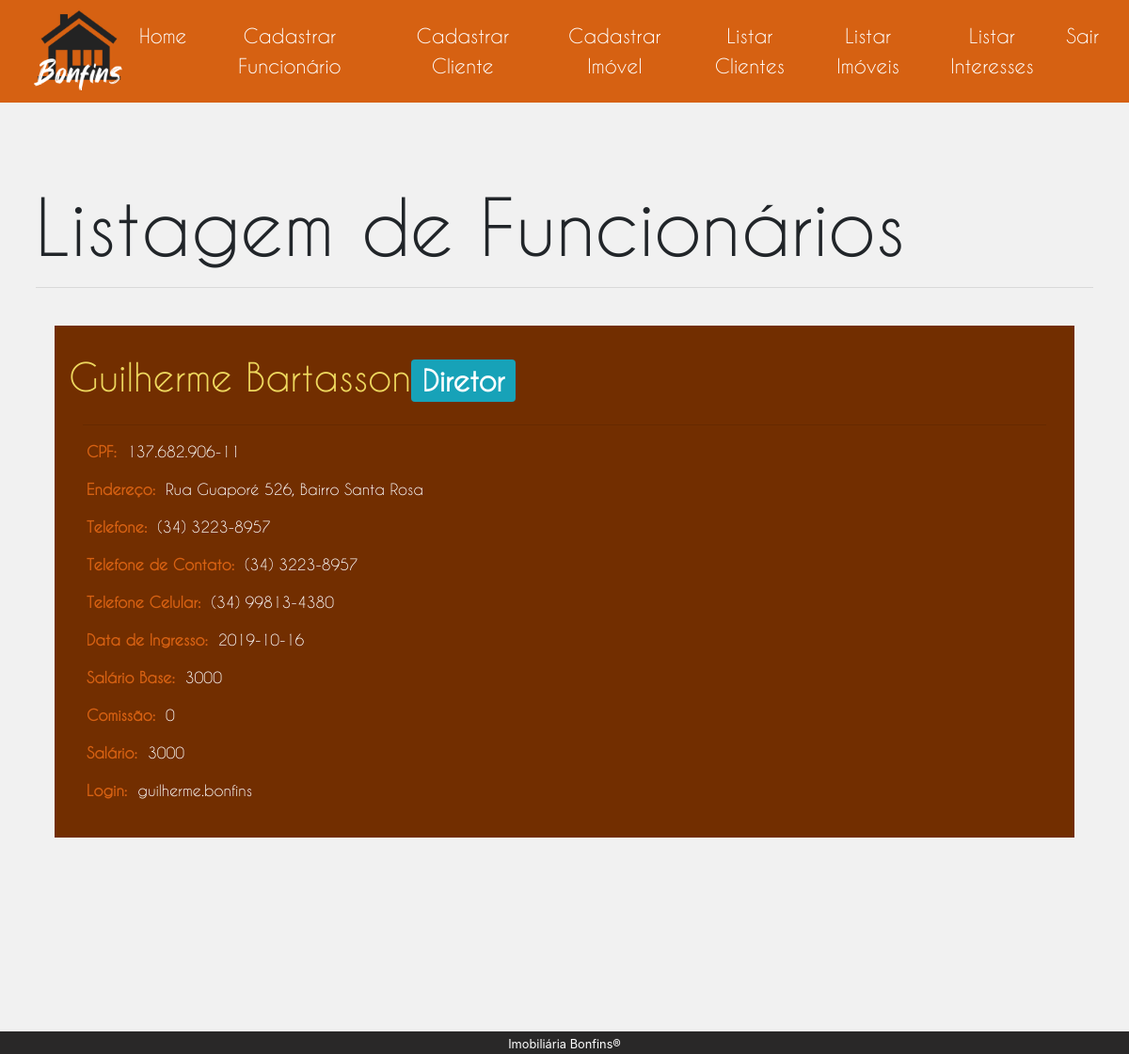
The app's page /administrativo/listagemFuncionario.php with its own data.
### tables this page shows
CREATE TABLE `funcionario` (
  `ID` int(4) UNSIGNED NOT NULL,
  `Nome` varchar(60) NOT NULL,
  `Telefone` varchar(20) NOT NULL,
  `Cpf` varchar(14) NOT NULL,
  `Endereco` varchar(150) NOT NULL,
  `TelefoneContato` varchar(20) NOT NULL,
  `TelefoneCelular` varchar(20) NOT NULL,
  `DataIngresso` date NOT NULL,
  `Cargo` int(4) UNSIGNED NOT NULL,
  `Comissao` float UNSIGNED NOT NULL,
  `Login` varchar(60) NOT NULL,
  `Senha` varchar(60) NOT NULL,
  `Salt` varchar(22) NOT NULL
);

CREATE TABLE `cargo` (
  `ID` int(4) UNSIGNED NOT NULL,
  `Nome` varchar(50) NOT NULL,
  `SalarioBase` float UNSIGNED NOT NULL
);

### php/funcionario.php (called while the page is built, shortened)
<?php
    function getfuncionarios($conn) {
        $array_funcionarios = null;
        $sql = "SELECT
                    f.Nome,
                    c.Nome as Cargo,
                    f.Cpf,
                    f.Endereco,
                    f.Telefone,
                    f.TelefoneContato,
                    f.TelefoneCelular,
                    f.DataIngresso,
                    c.SalarioBase,
                    f.Comissao,
                    f.Login
                FROM
                    funcionario as f,
                    cargo as c
                WHERE
                    f.Cargo = c.ID";
        $result = $conn->query($sql);
        if ($result->num_rows > 0) {
            while ($row = $result->fetch_assoc()) {
                $funcionario = new Funcionario();
                $funcionario->nome            = $row["Nome"];
                $funcionario->cargo           = $row["Cargo"];
                $funcionario->cpf             = $row["Cpf"];
                $funcionario->endereco        = $row["Endereco"];
                $funcionario->telefone        = $row["Telefone"];
                $funcionario->telefoneContato = $row["TelefoneContato"];
                $funcionario->telefoneCelular = $row["TelefoneCelular"];
                $funcionario->dataIngresso    = $row["DataIngresso"];
                $funcionario->salarioBase     = $row["SalarioBase"];
                $funcionario->comissao        = $row["Comissao"];
                $funcionario->salario         = $row["SalarioBase"] + $row["Comissao"];
                $funcionario->login           = $row["Login"];
                $array_funcionarios[] = $funcionario;
            }
        }
        return $array_funcionarios;
    }
?>

### administrativo/listagemFuncionario.php (the view, shortened to what this page needs)
<!DOCTYPE html>
<html lang="pt-br">
    <head>
        <link rel="stylesheet" href="../css/bootstrap.css">
        <link rel="stylesheet" href="css/administrativo.css">
        <link rel="stylesheet" href="css/listagem.css">
    </head>
    <body>
        <section>
            <div class="col-sm-12">
                <div class="row">
                    <div class="col-sm-12 p-0">
                        <nav class="navbar navbar-expand-lg navbar-light sticky-top pt-0">
                            <a class="navbar-brand pt-0" href="../homePublica.html">
                                <img class="logo-bonfins" src="../assets/images/logo-bonfins3.png">
                            </a>
                            <div class="collapse navbar-collapse" id="navbarSupportedContent">
                                <ul class="navbar-nav ml-auto">
                                    <li class="mt-2 mr-3"><a href="homeRestrita.html">Home</a></li>
                                    <li class="mt-2 mr-3"><a href="cadastroFuncionario.php">Cadastrar Funcionário</a></li>
                                    <li class="mt-2 mr-3"><a href="cadastroCliente.html">Cadastrar Cliente</a></li>
                                    <li class="mt-2 mr-3"><a href="cadastroImovel.html">Cadastrar Imóvel</li>
                                    <li class="mt-2 mr-3"><a href="listagemCliente.php">Listar Clientes</a></li>
                                    <li class="mt-2 mr-3"><a href="listagemImovel.html">Listar Imóveis</a></li>
                                    <li class="mt-2 mr-3"><a href="listagemInteresse.html">Listar Interesses</a></li>
                                    <li class="mt-2 mr-3"><a href="../homePublica.html">Sair</a></li>
                                </ul>
                            </div>
                        </nav>
                    </div>
                </div>
                <div class="row">
                    <div class="col-sm-12 px-0">
                        <div id="listagemContainer" class="px-0">
                            <div class="container px-0">
                                <div class="jumbotron px-2">
                                    <h1 class="display-4">Listagem de Funcionários</h1>
                                    <hr class="my-3">
                                    <div id="admContainer">
                                        <?php
                                            require "../php/conexaoMysql.php";
                                            require "../php/funcionario.php";
                                            $arrayFuncionarios = null;
                                            try {
                                                $arrayFuncionarios = getFuncionarios($conn);
                                            } catch (Exception $e) {
                                                $msgErro = $e->getMessage();
                                                echo $msgErro;
                                            }
                                            if ($arrayFuncionarios != null) {
                                                foreach ($arrayFuncionarios as $funcionario) {
                                                    echo "
                                                        <div class='row pt-4'>
                                                            <div class='container'>
                                                                <div class='col-sm-12 admBox'>
                                                                    <div class='row'>
                                                                        <h1>$funcionario->nome<span class='badge badge-info'>$funcionario->cargo</span></h1>
                                                                    </div>
                                                                    <hr>
                                                                    <div class='row mt-2 ml-1'>
                                                                        <label for='cpf'><strong>CPF:&nbsp&nbsp</strong></label>
                                                                        <span name='cpf'>$funcionario->cpf</span>
                                                                    </div>
                                                                    <div class='row mt-2 ml-1'>
                                                                        <label for='endereco'><strong>Endereço:&nbsp&nbsp</strong></label>
                                                                        <span name='endereco'>$funcionario->endereco</span>
                                                                    </div>
                                                                    <div class='row mt-2 ml-1'>
                                                                        <label for='telefone'><strong>Telefone:&nbsp&nbsp</strong></label>
                                                                        <span name='telefone'>$funcionario->telefone</span>
                                                                    </div>
                                                                    <div class='row mt-2 ml-1'>
                                                                        <label for='telefoneContato'><strong>Telefone de Contato:&nbsp&nbsp</strong></label>
                                                                        <span name='telefoneContato'>$funcionario->telefoneContato</span>
                                                                    </div>
                                                                    <div class='row mt-2 ml-1'>
                                                                        <label for='telefoneCelular'><strong>Telefone Celular:&nbsp&nbsp</strong></label>
                                                                        <span name='telefoneCelular'>$funcionario->telefoneCelular</span>
                                                                    </div>
                                                                    <div class='row mt-2 ml-1'>
                                                                        <label for='dataIngresso'><strong>Data de Ingresso:&nbsp&nbsp</strong></label>
                                                                        <span name='telefone'>$funcionario->dataIngresso</span>
                                                                    </div>
                                                                    <div class='row mt-2 ml-1'>
                                                                        <label for='salarioBase'><strong>Salário Base:&nbsp&nbsp</strong></label>
                                                                        <span name='salarioBase'>$funcionario->salarioBase</span>
                                                                    </div>
                                                                    <div class='row mt-2 ml-1'>
                                                                        <label for='comissao'><strong>Comissão:&nbsp&nbsp</strong></label>
                                                                        <span name='comissao'>$funcionario->comissao</span>
                                                                    </div>
                                                                    <div class='row mt-2 ml-1'>
                                                                        <label for='salario'><strong>Salário:&nbsp&nbsp</strong></label>
                                                                        <span name='salario'>$funcionario->salario</span>
                                                                    </div>
                                                                    <div class='row mt-2 ml-1'>
                                                                        <label for='login'><strong>Login:&nbsp&nbsp</strong></label>
                                                                        <span name='login' class='text-break'>$funcionario->login</span>
                                                                    </div>
                                                                </div>
                                                            </div>
                                                        </div>
                                                    ";
                                                }
                                            }
                                        ?>
                                    </div>
                                </div>
                            </div>
                        </div>
                    </div>
                </div>
                <div class="row">
                    <div class="col-sm-12 p-0">
                        <footer class="text-center p-0" id=footer>
                            <small>Imobiliária Bonfins<span>&reg</span></small>
                        </footer>
                    </div>
                </div>
            </div>
        </section>
    </body>
</html>

### administrativo/css/administrativo.css (style rules this page uses)
body { background: rgb(41, 40, 40); height: 96vh; }
.logo-bonfins { height: 12vh; margin-left: 20px; }
a { font-size: 30px; }
nav { padding: 0; background-color: rgb(214, 97, 18); font-family: 'Caviar Dreams'; }
nav li { border-left: 0; }
nav li a { display: block; color: rgb(255, 255, 255) !important; font-size: 1.3rem; border-left: 0; text-align: center; }
#admContainer { padding: 20px; padding-top: 0; background-color: #f1f1f1; min-height: 82.3vh; }
.jumbotron { background-color: inherit !important; font-family: 'Caviar Dreams' !important; }
.jumbotron h1 { font-size: 5rem; }
footer { padding: 20px; background-color: rgb(41, 40, 40); color: white; }

### administrativo/css/listagem.css (style rules this page uses)
#listagemContainer { padding: 20px; background-color: #f1f1f1; min-height: 82.3vh; }
.admBox { background: rgb(114, 46, 0); padding: 30px; color: white; }
.admBox h1 { font-size: 2.5rem !important; color: rgb(238, 216, 94); }
label { color: rgb(214, 97, 18); }

### records on screen
funcionario: Nome "Guilherme Bartasson", cargo.Nome "Diretor", Cpf "137.682.906-11", Endereco "Rua Guaporé 526, Bairro Santa Rosa", Telefone "(34) 3223-8957", TelefoneContato "(34) 3223-8957", TelefoneCelular "(34) 99813-4380", DataIngresso "2019-10-16", cargo.SalarioBase "3000", Comissao "0", Login "guilherme.bonfins"
